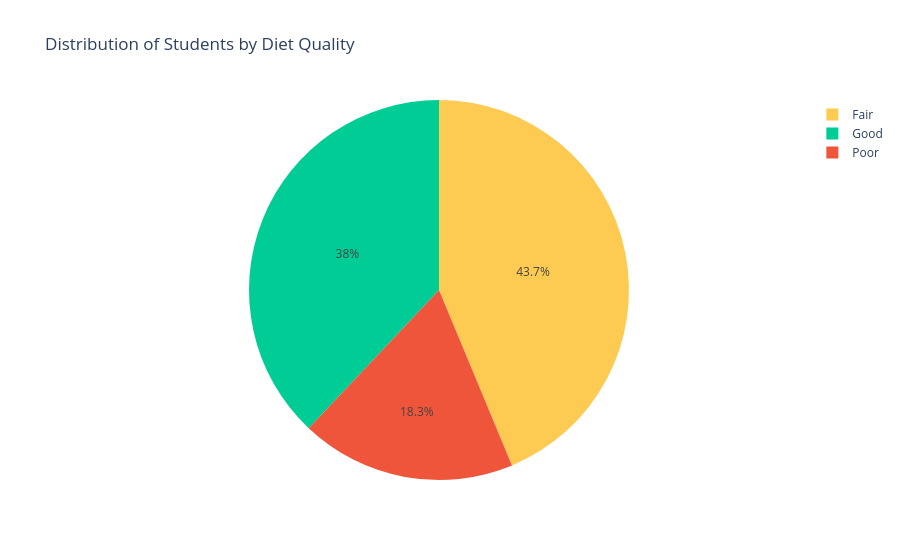

Here is the notebook cell this chart was saved with:
### Code cell
# composition of students by diet quality
# map numbers to labels
diet_labels = {0: 'Poor', 1: 'Fair', 2: 'Good'}
df['diet_quality_label'] = df['diet_quality'].map(diet_labels)

# count students in each category
diet_counts = df['diet_quality_label'].value_counts().reset_index()

# rename columns
diet_counts.columns = ['diet', 'count']

# plot pie chart
fig = px.pie(
    diet_counts,
    names='diet',
    values='count',
    title='Distribution of Students by Diet Quality',
    color='diet',
    color_discrete_map={
        'Poor': '#EF553B',
        'Fair': '#FECB52',
        'Good': '#00CC96'
    }
)

fig.show()

### Figure 1 — Plotly figure (JSON) as saved in the notebook; plotly's stock layout.template omitted (floating-point values rounded to 4 significant figures)
{"data": [{"customdata": [["Fair"], ["Good"], ["Poor"]], "domain": {"x": [0, 1], "y": [0, 1]}, "hovertemplate": "diet=%{customdata[0]}<br>count=%{value}<extra></extra>", "labels": ["Fair", "Good", "Poor"], "legendgroup": "", "marker": {"colors": ["#FECB52", "#00CC96", "#EF553B"]}, "name": "", "showlegend": true, "type": "pie", "values": [418, 363, 175]}], "layout": {"legend": {"tracegroupgap": 0}, "title": {"text": "Distribution of Students by Diet Quality"}}}
